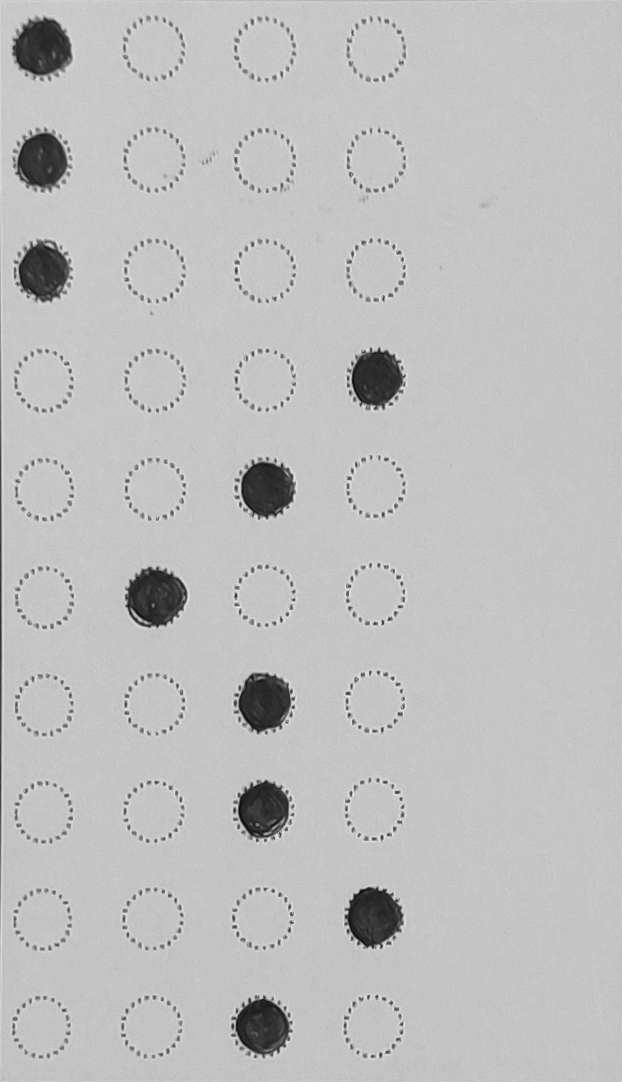
#> input picture answer/1.png, 622 x 1082 px, found by its file name
$ python -i API.py   (imports and definitions only)
#> lines starting #> are read from the running program, lines starting #| are printed output that depends on the picture; after the words box and inside, x2 and y2 are one past the last pixel; in counts of white or black regions, pixels touching at a corner belong together
### coords.py
import cv2
import numpy as np
import os
# from transform_example import transfer
from pyimagesearch.transform import four_point_transform
from connected_component import components
from image_regg import registration

def sort_contours(cnts, method="left-to-right"):
    # initialize the reverse flag and sort index
    reverse = False
    i = 0

    # handle if we need to sort in reverse
    if method == "right-to-left" or method == "bottom-to-top":
        reverse = True

    # handle if we are sorting against the y-coordinate rather than
    # the x-coordinate of the bounding box
    if method == "top-to-bottom" or method == "bottom-to-top":
        i = 1

    # construct the list of bounding boxes and sort them from top to
    # bottom
    boundingBoxes = [cv2.boundingRect(c) for c in cnts]
    (cnts, boundingBoxes) = zip(*sorted(zip(cnts, boundingBoxes),
                                        key=lambda b: b[1][i], reverse=reverse))

    # return the list of sorted contours and bounding boxes
    return (cnts, boundingBoxes)

def box_extractionqw(img_for_box_extraction_path):

    img = cv2.imread(img_for_box_extraction_path, 0)  # Read the image
    img2 = cv2.imread(img_for_box_extraction_path, 0)
    img3 = cv2.imread(img_for_box_extraction_path, 0)
    font = cv2.FONT_HERSHEY_COMPLEX
    # img = cv2.blur(img,(10,10))
    (thresh, img_bin) = cv2.threshold(img, 128, 255,
                                      cv2.THRESH_BINARY | cv2.THRESH_OTSU)  # Thresholding the image
    img_bin = 255-img_bin  # Invert the image

    # img = np.full((100,80,3), 12, np.uint8)


    # threshold image
    # ret, threshed_img = cv2.threshold(cv2.cvtColor(img, cv2.COLOR_BGR2GRAY),
                    # 127, 255, cv2.THRESH_BINARY)
    img = cv2.blur(img,(20,20))

    cv2.imwrite("Methodology/Image_bin.jpg",img_bin)

    # Defining a kernel length
    kernel_length = np.array(img).shape[1]//400

    # A verticle kernel of (1 X kernel_length), which will detect all the verticle lines from the image.
    verticle_kernel = cv2.getStructuringElement(cv2.MORPH_RECT, (1, kernel_length))
    # A horizontal kernel of (kernel_length X 1), which will help to detect all the horizontal line from the image.
    hori_kernel = cv2.getStructuringElement(cv2.MORPH_RECT, (kernel_length, 1))
    # A kernel of (3 X 3) ones.
    kernel = cv2.getStructuringElement(cv2.MORPH_RECT, (3, 3))

    # Morphological operation to detect verticle lines from an image
    img_temp1 = cv2.erode(img_bin, verticle_kernel, iterations=3)
    verticle_lines_img = cv2.dilate(img_temp1, verticle_kernel, iterations=3)
    cv2.imwrite("Methodology/verticle_lines.jpg",verticle_lines_img)

    # Morphological operation to detect horizontal lines from an image
    img_temp2 = cv2.erode(img_bin, hori_kernel, iterations=3)
    horizontal_lines_img = cv2.dilate(img_temp2, hori_kernel, iterations=3)
    cv2.imwrite("Methodology/horizontal_lines.jpg",horizontal_lines_img)

    # Weighting parameters, this will decide the quantity of an image to be added to make a new image.
    alpha = 0.50
    beta = 1.0 - alpha
    # This function helps to add two image with specific weight parameter to get a third image as summation of two image.
    img_final_bin = cv2.addWeighted(verticle_lines_img, alpha, horizontal_lines_img, beta, 0.0)
    img_final_bin = cv2.erode(~img_final_bin, kernel, iterations=2)
    (thresh, img_final_bin) = cv2.threshold(img_final_bin, 128, 255, cv2.THRESH_BINARY | cv2.THRESH_OTSU)

    # For Debugging
    # Enable this line to see verticle and horizontal lines in the image which is used to find boxes
    cv2.imwrite("Methodology/img_final_bin.jpg",img_final_bin)
    # Find contours for image, which will detect all the boxes
    contours, hierarchy = cv2.findContours(
        img_final_bin, cv2.RETR_TREE, cv2.CHAIN_APPROX_NONE)
    # print(len(contours))
    # Sort all the contours by top to bottom.
    (contours, boundingBoxes) = sort_contours(contours, method="left-to-right")

    x1=0
    y1=0
    # check=0
    idx = 0
    for c in contours:
        # if check!=3:
            # Returns the location and width,height for every contour
            x, y, w, h = cv2.boundingRect(c)
            # check+=1


            # if ((x==x1)):

            if(cv2.contourArea(c)>30000):
            # if ((x>(x1+100))): #outer
                if (w > 300 and h > 400 and((h<(6*w))and(h>(0.3*w)))):
                    if ((x<(x1+100))): #inner
                        idx += 1


                        itr=0

                        approx = cv2.approxPolyDP(c, 0.009 * cv2.arcLength(c, True), True)

    # draws boundary of contours.
                        cv2.drawContours(img3, [approx], 0, (0, 0, 255), 5)
                        #print(len(approx[1]))

                        # Used to flatted the array containing
                        # the co-ordinates of the vertices.
                        nq = approx.ravel()
                        #print(nq)
                        iq = 0

                        for jq in nq :
                            if(iq % 2 == 0):
                                xq = nq[iq]
                                yq = nq[iq + 1]

                        # String containing the co-ordinates.
                                string = str(xq) + " " + str(yq)


                                cv2.putText(img3, string, (xq, yq),
                                font, 0.5, (255, 255, 0))

                                if(itr==1):
                                    # xq=xq-16
                                    # yq=yq-16
                                    extTop=[xq,yq]
                                if(itr==2):
                                    # xq=xq+16
                                    # yq=yq-16
                                    extRight=[xq,yq]
                                if(itr==3):
                                    # xq=xq+16
                                    # yq=yq+16
                                    extBot=[xq,yq]
                                if(itr==0):
                                    # xq=xq-16
                                    # yq=yq+16
                                    extLeft=[xq,yq]

                                itr = itr + 1

                                # print(xq, yq)
                            iq = iq + 1

                        # Showing the final image.

                        # cv2.imwrite('image2.png', img3)

                        coords=[extTop,extRight,extBot,extLeft]
                        # print(coords)
                        #ignore below part and don't erase it
                        sum0=coords[0][0]+coords[0][1]
                        sum1=coords[1][0]+coords[1][1]
                        sum2=coords[2][0]+coords[2][1]
                        sum3=coords[3][0]+coords[3][1]
                        dif0=coords[0][0]-coords[0][1]
                        dif1=coords[1][0]-coords[1][1]
                        dif2=coords[2][0]-coords[2][1]
                        dif3=coords[3][0]-coords[3][1]
                        smin=min(sum0,sum1,sum2,sum3)
                        smax=max(sum0,sum1,sum2,sum3)
                        dmin=min(dif0,dif1,dif2,dif3)
                        dmax=max(dif0,dif1,dif2,dif3)
                        if smin==sum0:
                            tl=[coords[0][0],coords[0][1]]
                        elif smin==sum1:
                            tl=[coords[1][0],coords[1][1]]
                        elif smin==sum2:
                            tl=[coords[2][0],coords[2][1]]
                        elif smin==sum3:
                            tl=[coords[3][0],coords[3][1]]
                        #print(tl)
                        if smax==sum0:
                            br=[coords[0][0],coords[0][1]]
                        elif smax==sum1:
                            br=[coords[1][0],coords[1][1]]
                        elif smax==sum2:
                            br=[coords[2][0],coords[2][1]]
                        elif smax==sum3:
                            br=[coords[3][0],coords[3][1]]
                        #print(br)
                        if dmin==dif0:
                            bl=[coords[0][0],coords[0][1]]
                        elif dmin==dif1:
                            bl=[coords[1][0],coords[1][1]]
                        elif dmin==dif2:
                            bl=[coords[2][0],coords[2][1]]
                        elif dmin==dif3:
                            bl=[coords[3][0],coords[3][1]]
                        #print(bl)
                        if dmax==dif0:
                            tr=[coords[0][0],coords[0][1]]
                        elif dmax==dif1:
                            tr=[coords[1][0],coords[1][1]]
                        elif dmax==dif2:
                            tr=[coords[2][0],coords[2][1]]
                        elif dmax==dif3:
                            tr=[coords[3][0],coords[3][1]]
                        #print(tr)
                        rect=[tl,tr,bl,br]

                        return rect


                        print (coords)

                        x1=x #inner


# p=box_extractionqw("cropped/rollno38/2.png")
# print(p)

### API.py
import numpy as np
import cv2
import json
from flask import Flask,request,Response,jsonify
import os
from matplotlib import pyplot as plt
from PIL import Image
import shutil
# from transform_example import transfer
from pyimagesearch.transform import four_point_transform
from connected_component import components
from image_regg import registration
from coords import box_extractionqw

# [1 line not run here, left out]


# [72 lines that did not run here, left out]

def sort_contours(cnts, method="left-to-right"):
    # initialize the reverse flag and sort index
    reverse = False
    i = 0

    # handle if we need to sort in reverse
    if method == "right-to-left" or method == "bottom-to-top":
        reverse = True

    # handle if we are sorting against the y-coordinate rather than
    # the x-coordinate of the bounding box
    if method == "top-to-bottom" or method == "bottom-to-top":
        i = 1

    # construct the list of bounding boxes and sort them from top to
    # bottom
    boundingBoxes = [cv2.boundingRect(c) for c in cnts]
    (cnts, boundingBoxes) = zip(*sorted(zip(cnts, boundingBoxes),
                                        key=lambda b: b[1][i], reverse=reverse))

    # return the list of sorted contours and bounding boxes
    return (cnts, boundingBoxes)

def box_extraction(img_for_box_extraction_path, cropped_dir_path):

    img = cv2.imread(img_for_box_extraction_path, 0)  # Read the image
    img2 = cv2.imread(img_for_box_extraction_path, 0)
    img3 = cv2.imread(img_for_box_extraction_path, 0)
    font = cv2.FONT_HERSHEY_COMPLEX
    # img = cv2.blur(img,(10,10))
    (thresh, img_bin) = cv2.threshold(img, 128, 255,
                                      cv2.THRESH_BINARY | cv2.THRESH_OTSU)  # Thresholding the image
    img_bin = 255-img_bin  # Invert the image

    # img = np.full((100,80,3), 12, np.uint8)


    # threshold image
    # ret, threshed_img = cv2.threshold(cv2.cvtColor(img, cv2.COLOR_BGR2GRAY),
                    # 127, 255, cv2.THRESH_BINARY)
    img = cv2.blur(img,(20,20))

    cv2.imwrite("Methodology/Image_bin.jpg",img_bin)

    # Defining a kernel length
    kernel_length = np.array(img).shape[1]//400

    # A verticle kernel of (1 X kernel_length), which will detect all the verticle lines from the image.
    verticle_kernel = cv2.getStructuringElement(cv2.MORPH_RECT, (1, kernel_length))
    # A horizontal kernel of (kernel_length X 1), which will help to detect all the horizontal line from the image.
    hori_kernel = cv2.getStructuringElement(cv2.MORPH_RECT, (kernel_length, 1))
    # A kernel of (3 X 3) ones.
    kernel = cv2.getStructuringElement(cv2.MORPH_RECT, (3, 3))

    # Morphological operation to detect verticle lines from an image
    img_temp1 = cv2.erode(img_bin, verticle_kernel, iterations=3)
    verticle_lines_img = cv2.dilate(img_temp1, verticle_kernel, iterations=3)
    cv2.imwrite("Methodology/verticle_lines.jpg",verticle_lines_img)

    # Morphological operation to detect horizontal lines from an image
    img_temp2 = cv2.erode(img_bin, hori_kernel, iterations=3)
    horizontal_lines_img = cv2.dilate(img_temp2, hori_kernel, iterations=3)
    cv2.imwrite("Methodology/horizontal_lines.jpg",horizontal_lines_img)

    # Weighting parameters, this will decide the quantity of an image to be added to make a new image.
    alpha = 0.50
    beta = 1.0 - alpha
    # This function helps to add two image with specific weight parameter to get a third image as summation of two image.
    img_final_bin = cv2.addWeighted(verticle_lines_img, alpha, horizontal_lines_img, beta, 0.0)
    img_final_bin = cv2.erode(~img_final_bin, kernel, iterations=2)
    (thresh, img_final_bin) = cv2.threshold(img_final_bin, 128, 255, cv2.THRESH_BINARY | cv2.THRESH_OTSU)

    # For Debugging
    # Enable this line to see verticle and horizontal lines in the image which is used to find boxes
    cv2.imwrite("Methodology/img_final_bin.jpg",img_final_bin)
    # Find contours for image, which will detect all the boxes
    contours, hierarchy = cv2.findContours(
        img_final_bin, cv2.RETR_TREE, cv2.CHAIN_APPROX_NONE)
    # print(len(contours))
    # Sort all the contours by top to bottom.
    (contours, boundingBoxes) = sort_contours(contours, method="left-to-right")

    x1=-100
    y1=0
    # check=0
    idx = 0
    for c in contours:
        # if check!=3:
            # Returns the location and width,height for every contour
            x, y, w, h = cv2.boundingRect(c)
            # check+=1


            # if ((x==x1)):

            # if(cv2.contourArea(c)>50):
            if(cv2.contourArea(c)>50000):
                # [4 lines of commented-out code are left out]
                if (w > 300 and h > 400 and((h<(4*w))and(h>(0.6*w))) and(x!=0)):
                    # print("no0")
                    if ((x>(x1+100))): #outer
                    # if ((x<(x1+50))): #inner
                        idx += 1
                        # [14 lines of commented-out code are left out]


                        itr=0

                        approx = cv2.approxPolyDP(c, 0.009 * cv2.arcLength(c, True), True)

    # draws boundary of contours.
                        cv2.drawContours(img3, [approx], 0, (0, 0, 255), 5)

                        # Used to flatted the array containing
                        # the co-ordinates of the vertices.
                        nq = approx.ravel()
                        iq = 0

                        for jq in nq :
                            if(iq % 2 == 0):
                                xq = nq[iq]
                                yq = nq[iq + 1]

                        # String containing the co-ordinates.
                                string = str(xq) + " " + str(yq)

                        #if(i == 0):
                        # text on topmost co-ordinate.
                        # cv2.putText(img2, "Arrow tip", (x, y),
                        # font, 0.5, (255, 0, 0))
                        #else:
                        # text on remaining co-ordinates.
                                cv2.putText(img3, string, (xq, yq),
                                font, 0.5, (255, 255, 0))

                                if(itr==1):
                                    # xq=xq-16
                                    # yq=yq-16
                                    extTop="(%s, %s)" %(xq, yq)
                                if(itr==2):
                                    # xq=xq+16
                                    # yq=yq-16
                                    extRight="(%s, %s)" %(xq, yq)
                                if(itr==3):
                                    # xq=xq+16
                                    # yq=yq+16
                                    extBot="(%s, %s)" %(xq, yq)
                                if(itr==0):
                                    # xq=xq-16
                                    # yq=yq+16
                                    extLeft="(%s, %s)" %(xq, yq)

                                itr = itr + 1

                                # print(xq, yq)
                            iq = iq + 1

                        # Showing the final image.

                        # cv2.imwrite('image2.png', img3)

                        coords="[%s, %s, %s, %s]" %(extTop,extRight,extBot,extLeft)


                        # [38 lines of commented-out code are left out]

                        pts = np.array(eval(coords), dtype = "float32")


                        new_img = four_point_transform(img2,pts)
                        cv2.imwrite(cropped_dir_path+str(idx) + '.png', new_img)
                        # [16 lines of commented-out code are left out]
                        x1=x  #outer
                        # [54 lines of commented-out code are left out]

def registration():

    for k in range(1,2):
        if k!=26 and k!=48:
            for p in range(1,4):

                img1_color = cv2.imread("RUN/Cropped/ROLLNO_"+str(k) + "/" +str(p)+ ".png")
#> img1_color is the input picture: shape (1082, 622, 3); min 8, max 235, mean 190.5
                img2_color = cv2.imread("RUN/Cropped/ANSWER_KEY/"+str(p)+".png")

                img1 = cv2.cvtColor(img1_color, cv2.COLOR_BGR2GRAY)
                img2 = cv2.cvtColor(img2_color, cv2.COLOR_BGR2GRAY)
                height, width = img2.shape

                p1=box_extractionqw("RUN/Cropped/ROLLNo_"+str(k) + "/" +str(p)+ ".png")
#> in box_extractionqw, `(thresh, img_bin) = cv2.threshold(img, 128, 255, cv2.THRESH_BINARY | c..`:
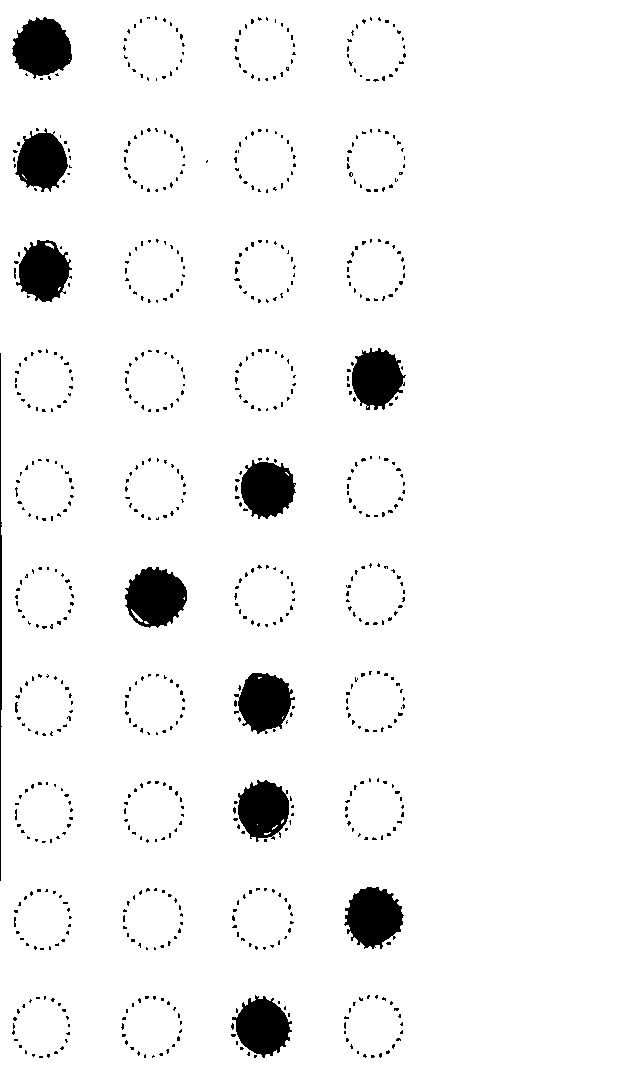
#> img_bin: shape (1082, 622); 95.2% white; 770 black regions (757 under 20 px), largest, box (x1, y1, x2, y2) and area: (125, 567, 187, 628) 2735, (12, 17, 72, 79) 2614, (344, 887, 404, 949) 2603
#> in box_extractionqw, `(thresh, img_bin) = cv2.threshold(img, 128, 255, cv2.THRESH_BINARY | c..`: thresh = 132
#> in box_extractionqw, `img = cv2.blur(img,(20,20))`:
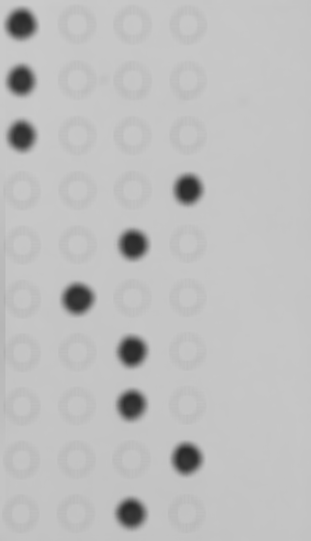
#> img: shape (1082, 622) (shown at 1/2 size); min 41, max 203, mean 190.6
#> in box_extractionqw, `img_final_bin = cv2.erode(~img_final_bin, kernel, iterations=2)`:
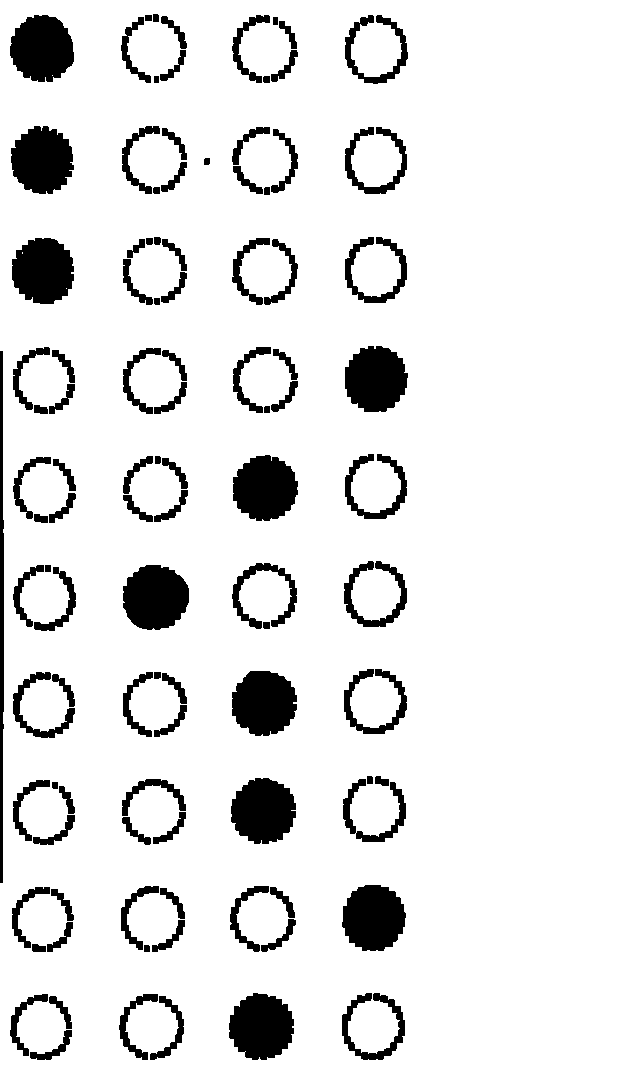
#> img_final_bin: shape (1082, 622); 89.5% white; 104 black regions
#> in box_extractionqw, `(thresh, img_final_bin) = cv2.threshold(img_final_bin, 128, 255, cv2.T..`: thresh = 0
#> in box_extractionqw, `contours, hierarchy = cv2.findContours( img_final_bin, cv2.RETR_TREE, ..`: contours = 108 contours, 3 with area under 20; largest, box (x1, y1, x2, y2) and area: (0, 0, 622, 1082) 669510, (122, 564, 190, 631) 3492, (228, 992, 295, 1061) 3472, (231, 670, 298, 737) 3441, (230, 777, 297, 845) 3431
#> (the rest of the program and of its run is left out)
